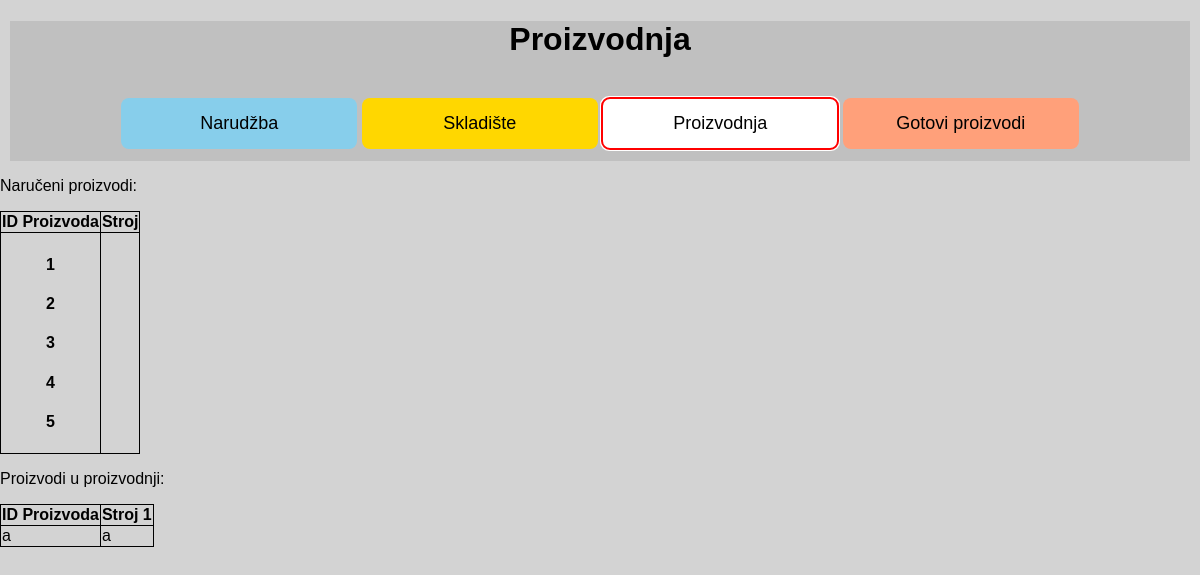
Before: /manufacturing with the older database file.
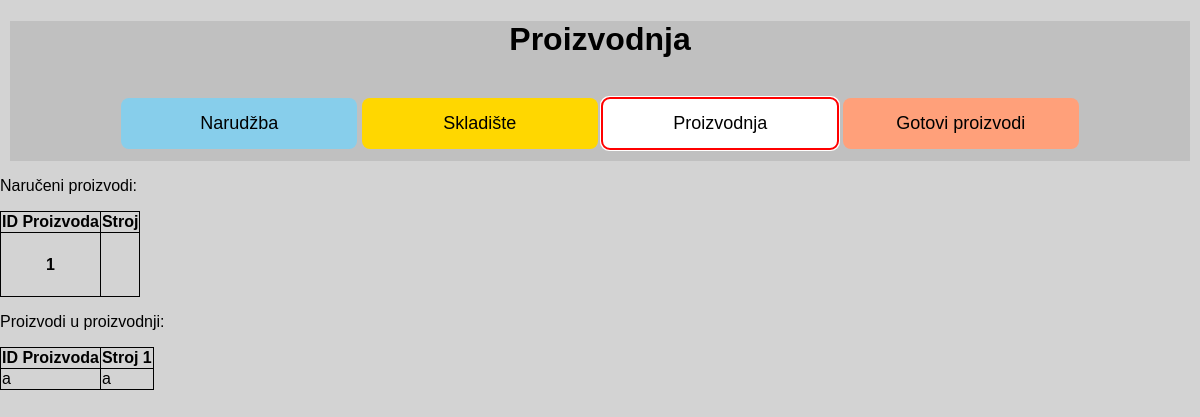
After: the same page with the newer database file.
### app.py (models this page shows, shortened)
class Order(db.Model):
    __tablename__ = "order"
    id = db.Column(
        db.Integer,
        primary_key=True,
    )
    order_id = db.Column(db.Integer)
    name = db.Column(db.String(500), nullable=False)
    buyer_name = db.Column(db.String(500), nullable=False)
    buyer_contact = db.Column(db.String(500), nullable=False)
    date_created = db.Column(db.DateTime, default=datetime.now)
    first_time = True

### app.py (the view)
@app.route("/manufacturing")
def manufacturing():
    product = Order.query.order_by(Order.date_created)
    return render_template("manufacturing.html", product=product)

### templates/manufacturing.html (shortened to what this page needs)
{% extends 'base.html' %}
{% block head %}
<link rel="stylesheet" href="{{ url_for('static', filename='css/manufacturing.css') }}">
{% endblock %}
{% block body %}
<div class="content">
    <h1 id="Naslov">Proizvodnja</h1>
    <br>
    <button class="btn btn-1" , onclick="window.location.href='/order'">Narudžba</button>
    <button class="btn btn-2" , onclick="window.location.href='/warehouse'">Skladište</button>
    <button class="btn btn-3" , onclick="window.location.href='/manufacturing'">Proizvodnja</button>
    <button class="btn btn-4" , onclick="window.location.href='/finishedproduct'">Gotovi proizvodi</button>
</div>
<p>Naručeni proizvodi:</p>
<table>
    <tr>
        <th>ID Proizvoda</th>
        <th>Stroj</th>
    </tr>
    <tr>
        <th>
            {% for order in product %}
            <h4>
                {{order.id}}
            </h4>
            {% endfor %}
        </th>
        <th>
        </th>
    </tr>
</table>
<p>Proizvodi u proizvodnji:</p>
<table>
    <tr>
        <th>ID Proizvoda</th>
        <th>Stroj 1</th>
    </tr>
    <tr>
        <td>a</td>
        <td>a</td>
    </tr>
</table>
{% endblock %}

Changed rows visible on the page:
removed Order: id "2"
removed Order: id "3"
removed Order: id "4"
removed Order: id "5"
